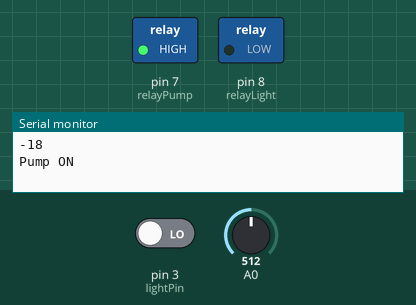
Simulated run of this sketch. Board: Arduino Uno, built with avr-gcc and run on an emulated ATmega328P. Shown: switched loads named in the sketch (green lamp = pin HIGH), the last lines printed to the serial monitor. The inputs (shaded band) are chosen by the test bench; at power-on: A0 = 512, pin 3 (lightPin) LOW.

Above: at 1.3 s.
1.4 s: A0 set to 364
2.9 s: A0 set to 342
At 3.7 s:
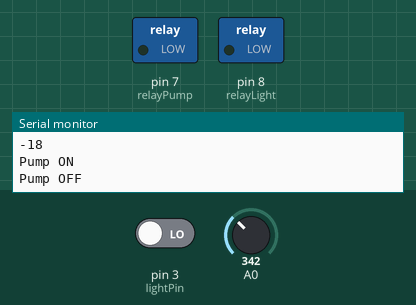
5.9 s: A0 set to 716
At 8.0 s:
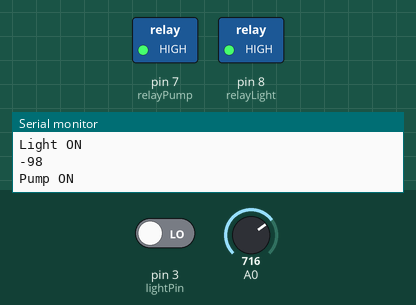
8.5 s: A0 set to 306
At 9.1 s:
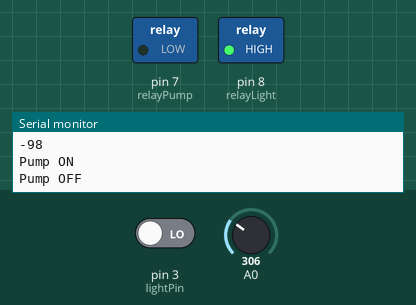
10.0 s: A0 set to 511
At 11.9 s:
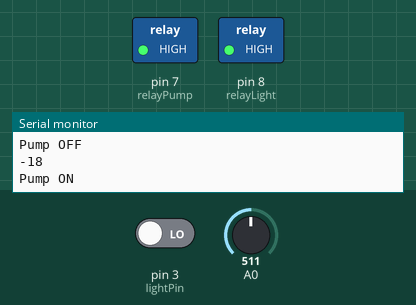
Timing chart, 0 to 13.0 s (numbered marks = the images above; inputs shaded):
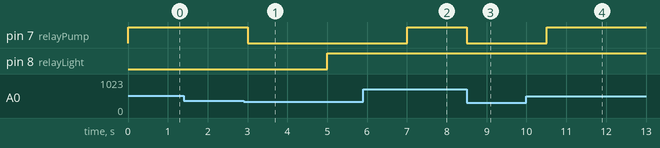

The sketch:

arduino.ino
```cpp
//////////////////////////////
// START USER CONFIG
//////////////////////////////

// light
int relayLight =                8;    // Pin controlling relay connect to light
volatile byte relayLightState = LOW;  // Start with this LOW so it enters the 'turn off' state first.

//Light on startup
int lightPin =                  3;    // Pin that inverses behavior of light on startup when it reads LOW

// pump
int relayPump =                 7;    // Pin controlling relay connected to water pump

//Sensor code
const int AirValue =            465;  // Value found by suspending soil moisture sensor in air
const int WaterValue =          210;  // Value found by suspending soil moisture sensor in water
const int targetMoistureLow =   35;   // Lower bound of target range for soil moisture
const int targetMoistureHigh =  45;   // Upper bound of target range for soil moisture


//////////////////////////////
// END USER CONFIG
//////////////////////////////

//General
const unsigned long SECOND = 1000;
const unsigned long HOUR = 3600 * SECOND;

long unsigned timer = 0;
volatile byte relayPumpState = LOW;  // Start with this LOW so it is off at the start

int soilMoistureValue = 0;
int soilMoisturePercent = 0;

// Reads soil moisture level and returns as a %
int getSoilMoisturePercent(){
  int soilMVal = analogRead(A0); // Get soil moisture from senseor
  return(map(soilMVal, AirValue, WaterValue, 0, 100)); // Convert this to a percent
}

void setup() {
  pinMode(relayLight, OUTPUT);
  digitalWrite(relayLight, LOW);
  pinMode(relayPump, OUTPUT);
  digitalWrite(relayPump, LOW);

  pinMode(lightPin, INPUT);

  // Messy and need to fix. Code does not handle the light's state in a logical way at multiple points.
  // Description in user config section is functionally correct but technically oh so very wrong
  if(digitalRead(lightPin) == HIGH){    // If our switch is closed (jumper in place)
    if(relayLightState == HIGH){
      relayLightState = LOW;            // We set this to HIGH so our light will enter on state at start
    }
    else{
      relayLightState = HIGH;
    }
  }

  Serial.begin(9600);

}

void loop() {
  soilMoisturePercent = getSoilMoisturePercent(); // Convert this to a percent
  Serial.println(soilMoisturePercent);

  /*
    Light turns on for 12 hours and off for 12 hours.
    When changing state 'timer' is set to the current time + 12 hours. When that time is hit, we check the state and flip it. Rinse and repeat.
  */

  // Light
  if ((millis() > timer)) {
    if (relayLightState == HIGH) {     // turn off
      digitalWrite(relayLight, LOW);
      relayLightState = LOW;
      //timer = millis() + (5 * SECOND);
      timer = millis() + (12 * HOUR);  //TESTING
      Serial.println("Light OFF");
    }
    else if (relayLightState == LOW) { // turn on
      digitalWrite(relayLight, HIGH);
      relayLightState = HIGH;
      //timer = millis() + (10 * SECOND);
      timer = millis() + (12 * HOUR); //TESTING
      Serial.println("Light ON");
    }
  }

  // Water pump
  /*
    Water pump runs continuously starting when the lower bound is reached until the upper moisture boundary is reached.
  */
  if (soilMoisturePercent < targetMoistureLow) { // If we high our lower moisture boundry
    digitalWrite(relayPump, HIGH);
    relayPumpState = HIGH;
    Serial.println("Pump ON");
    do{
      delay(500);
      soilMoisturePercent = getSoilMoisturePercent();
    }while (soilMoisturePercent < targetMoistureHigh);  // Keep going until we hit our high %
    digitalWrite(relayPump, LOW);
    relayPumpState = LOW;
    Serial.println("Pump OFF");

  }
  delay(2000);  // Pause and then we start the loop again in 2 seconds
}
```

Measured:
- the behaviour switches between 351 and 350 on A0 (found by bisection; images 0 and 1)
- after the input at 1.4 s, every drawn part: stays the same
- after the input at 2.9 s, pin 7 (relayPump): HIGH → LOW after 0.10 s; pin 8 (relayLight): LOW → HIGH after 2.1 s
- after the input at 5.9 s, pin 7 (relayPump): LOW → HIGH after 1.1 s
- after the input at 8.5 s, pin 7 (relayPump): HIGH → LOW at once
- after the input at 10.0 s, pin 7 (relayPump): LOW → HIGH after 0.50 s
